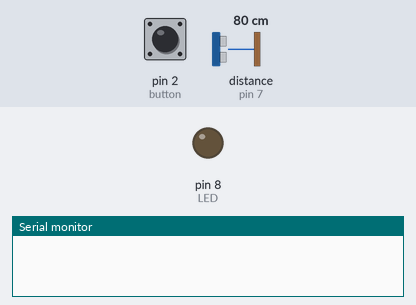
Simulated run of this sketch. Board: Arduino Uno, built with avr-gcc and run on an emulated ATmega328P. Shown: output pins drawn as LEDs (lit = HIGH), the last lines printed to the serial monitor. The inputs (shaded band) are chosen by the test bench; at power-on: pin 2 (button) LOW, distance to the obstacle (sensor on pin 7) 80 cm. The echo pulse lasts 58.3 µs per cm; pins used as bus, display or sensor lines are not drawn.

Above: at 1.2 s.
1.3 s: pin 2 (button) pulled HIGH for 0.15 s
2.9 s: pin 2 (button) driven HIGH
5.9 s: distance to the obstacle (sensor on pin 7) set to 12 cm
8.9 s: distance to the obstacle (sensor on pin 7) set to 9 cm
At 10.0 s:
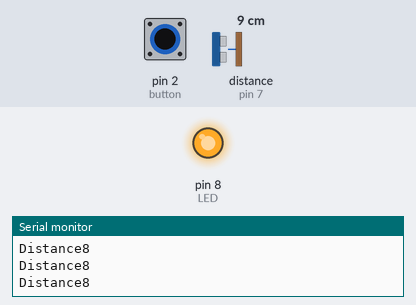
10.4 s: distance to the obstacle (sensor on pin 7) set to 18 cm
At 11.2 s:
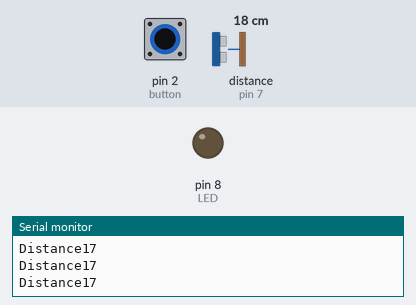
Timing chart, 0 to 12.9 s (numbered marks = the images above; inputs shaded):
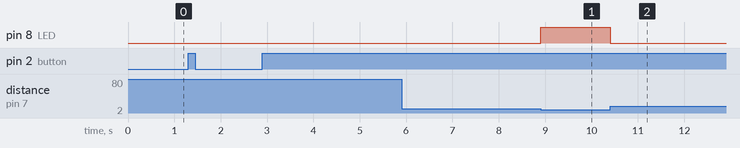

Measured:
- the behaviour switches between 11 and 10 cm on distance to the obstacle (sensor on pin 7) (found by bisection; images 0 and 1)
- after the input at 8.9 s, pin 8 (LED): LOW → HIGH at once
- after the input at 10.4 s, pin 8 (LED): HIGH → LOW at once

The sketch:

sketch_apr19a.ino
```cpp
const int trigPin=10;
const int echoPin=7;
int LED=8;
int button=2;
long duration;
int distance;
void setup() {
  // put your setup code here, to run once:
pinMode(trigPin,OUTPUT);
pinMode(echoPin,INPUT);
pinMode(LED,OUTPUT);
pinMode(button,INPUT);
Serial.begin(9600);
}
void loop() {
  // put your main code here, to run repeatedly:
 if (digitalRead(button)==HIGH)
{
digitalWrite(trigPin,LOW);
delayMicroseconds(2);
digitalWrite(trigPin,HIGH);
delayMicroseconds(10);
digitalWrite(trigPin,LOW);
duration=pulseIn(echoPin,HIGH);
distance=duration*0.034/2;
if (distance<10)
{
digitalWrite(LED,HIGH);}
else
{
digitalWrite(LED,LOW);}
Serial.print("Distance");
Serial.println(distance);
}
}
```
